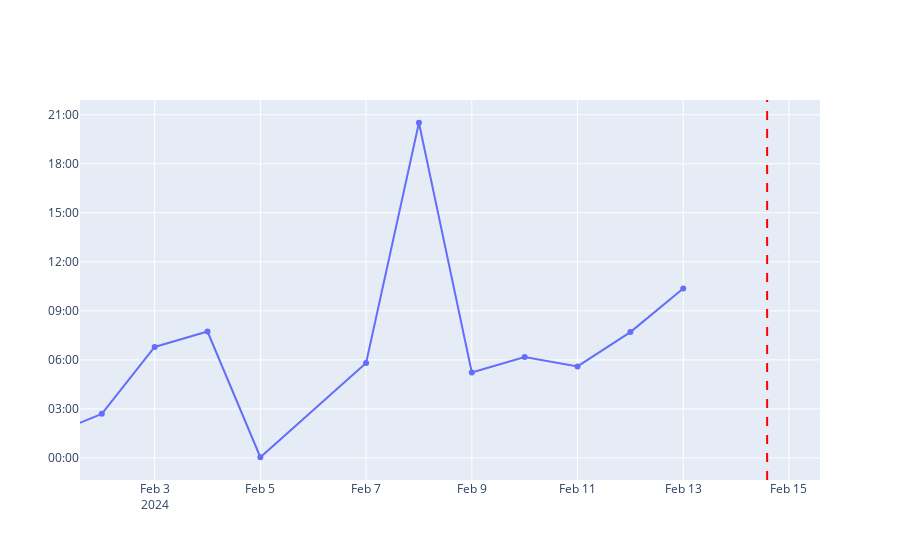

Here is the notebook cell this chart was saved with:
### Code cell
fig = go.Figure([go.Scatter(x=df2.index, y=df2["time"])])
fig.update_layout(yaxis_tickformat='%H:%M')
fig.update_xaxes(type="date", range=[dt.datetime.today().replace(day=1), dt.datetime.today() + dt.timedelta(days = 1)])
fig.add_vline(x = dt.datetime.today(), line_dash="dash", line_color="red")
fig.show()

### Figure 1 — Plotly figure (JSON) as saved in the notebook; plotly's stock layout.template omitted (floating-point values rounded to 4 significant figures)
{"data": [{"type": "scatter", "x": ["2024-01-29", "2024-01-31", "2024-02-02", "2024-02-03", "2024-02-04", "2024-02-05", "2024-02-07", "2024-02-08", "2024-02-09", "2024-02-10", "2024-02-11", "2024-02-12", "2024-02-13"], "y": ["1970-01-01T09:43:20", "1970-01-01T00:03:00", "1970-01-01T02:42:00", "1970-01-01T06:47:30", "1970-01-01T07:44:00", "1970-01-01T00:02:30", "1970-01-01T05:48:20", "1970-01-01T20:30:40", "1970-01-01T05:13:40", "1970-01-01T06:10:30", "1970-01-01T05:36:00", "1970-01-01T07:42:00", "1970-01-01T10:22:00"]}], "layout": {"autosize": true, "shapes": [{"line": {"color": "red", "dash": "dash"}, "type": "line", "x0": "2024-02-14T14:06:05.208691", "x1": "2024-02-14T14:06:05.208691", "xref": "x", "y0": 0, "y1": 1, "yref": "y domain"}], "xaxis": {"range": ["2024-02-01T14:06:05.207927", "2024-02-15T14:06:05.207933"], "type": "date"}, "yaxis": {"autorange": true, "range": ["1969-12-31 22:21:08.7864", "1970-01-01 22:12:01.2136"], "tickformat": "%H:%M", "type": "date"}}}
